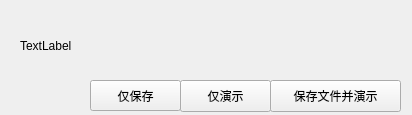
<?xml version="1.0" encoding="UTF-8"?>
<ui version="4.0">
 <class>Form</class>
 <widget class="QWidget" name="Form">
  <property name="geometry">
   <rect>
    <x>0</x>
    <y>0</y>
    <width>412</width>
    <height>115</height>
   </rect>
  </property>
  <property name="windowTitle">
   <string>完成！</string>
  </property>
  <widget class="QPushButton" name="saveOnlyButton">
   <property name="geometry">
    <rect>
     <x>90</x>
     <y>80</y>
     <width>91</width>
     <height>31</height>
    </rect>
   </property>
   <property name="text">
    <string>仅保存</string>
   </property>
  </widget>
  <widget class="QPushButton" name="bothButton">
   <property name="geometry">
    <rect>
     <x>270</x>
     <y>80</y>
     <width>131</width>
     <height>32</height>
    </rect>
   </property>
   <property name="text">
    <string>保存文件并演示</string>
   </property>
  </widget>
  <widget class="QPushButton" name="playOnlyButton">
   <property name="geometry">
    <rect>
     <x>180</x>
     <y>80</y>
     <width>91</width>
     <height>32</height>
    </rect>
   </property>
   <property name="text">
    <string>仅演示</string>
   </property>
  </widget>
  <widget class="QLabel" name="label">
   <property name="geometry">
    <rect>
     <x>20</x>
     <y>20</y>
     <width>371</width>
     <height>51</height>
    </rect>
   </property>
   <property name="text">
    <string>TextLabel</string>
   </property>
   <property name="indent">
    <number>0</number>
   </property>
  </widget>
  <action name="action_store">
   <property name="checkable">
    <bool>true</bool>
   </property>
   <property name="text">
    <string>保存</string>
   </property>
   <property name="shortcut">
    <string>Ctrl+1</string>
   </property>
  </action>
  <action name="action_play">
   <property name="checkable">
    <bool>true</bool>
   </property>
   <property name="text">
    <string>演示</string>
   </property>
   <property name="shortcut">
    <string>Ctrl+2</string>
   </property>
  </action>
  <action name="action_save_play">
   <property name="checkable">
    <bool>true</bool>
   </property>
   <property name="text">
    <string>保存并演示</string>
   </property>
   <property name="shortcut">
    <string>Ctrl+3</string>
   </property>
  </action>
 </widget>
 <resources/>
 <connections/>
</ui>
